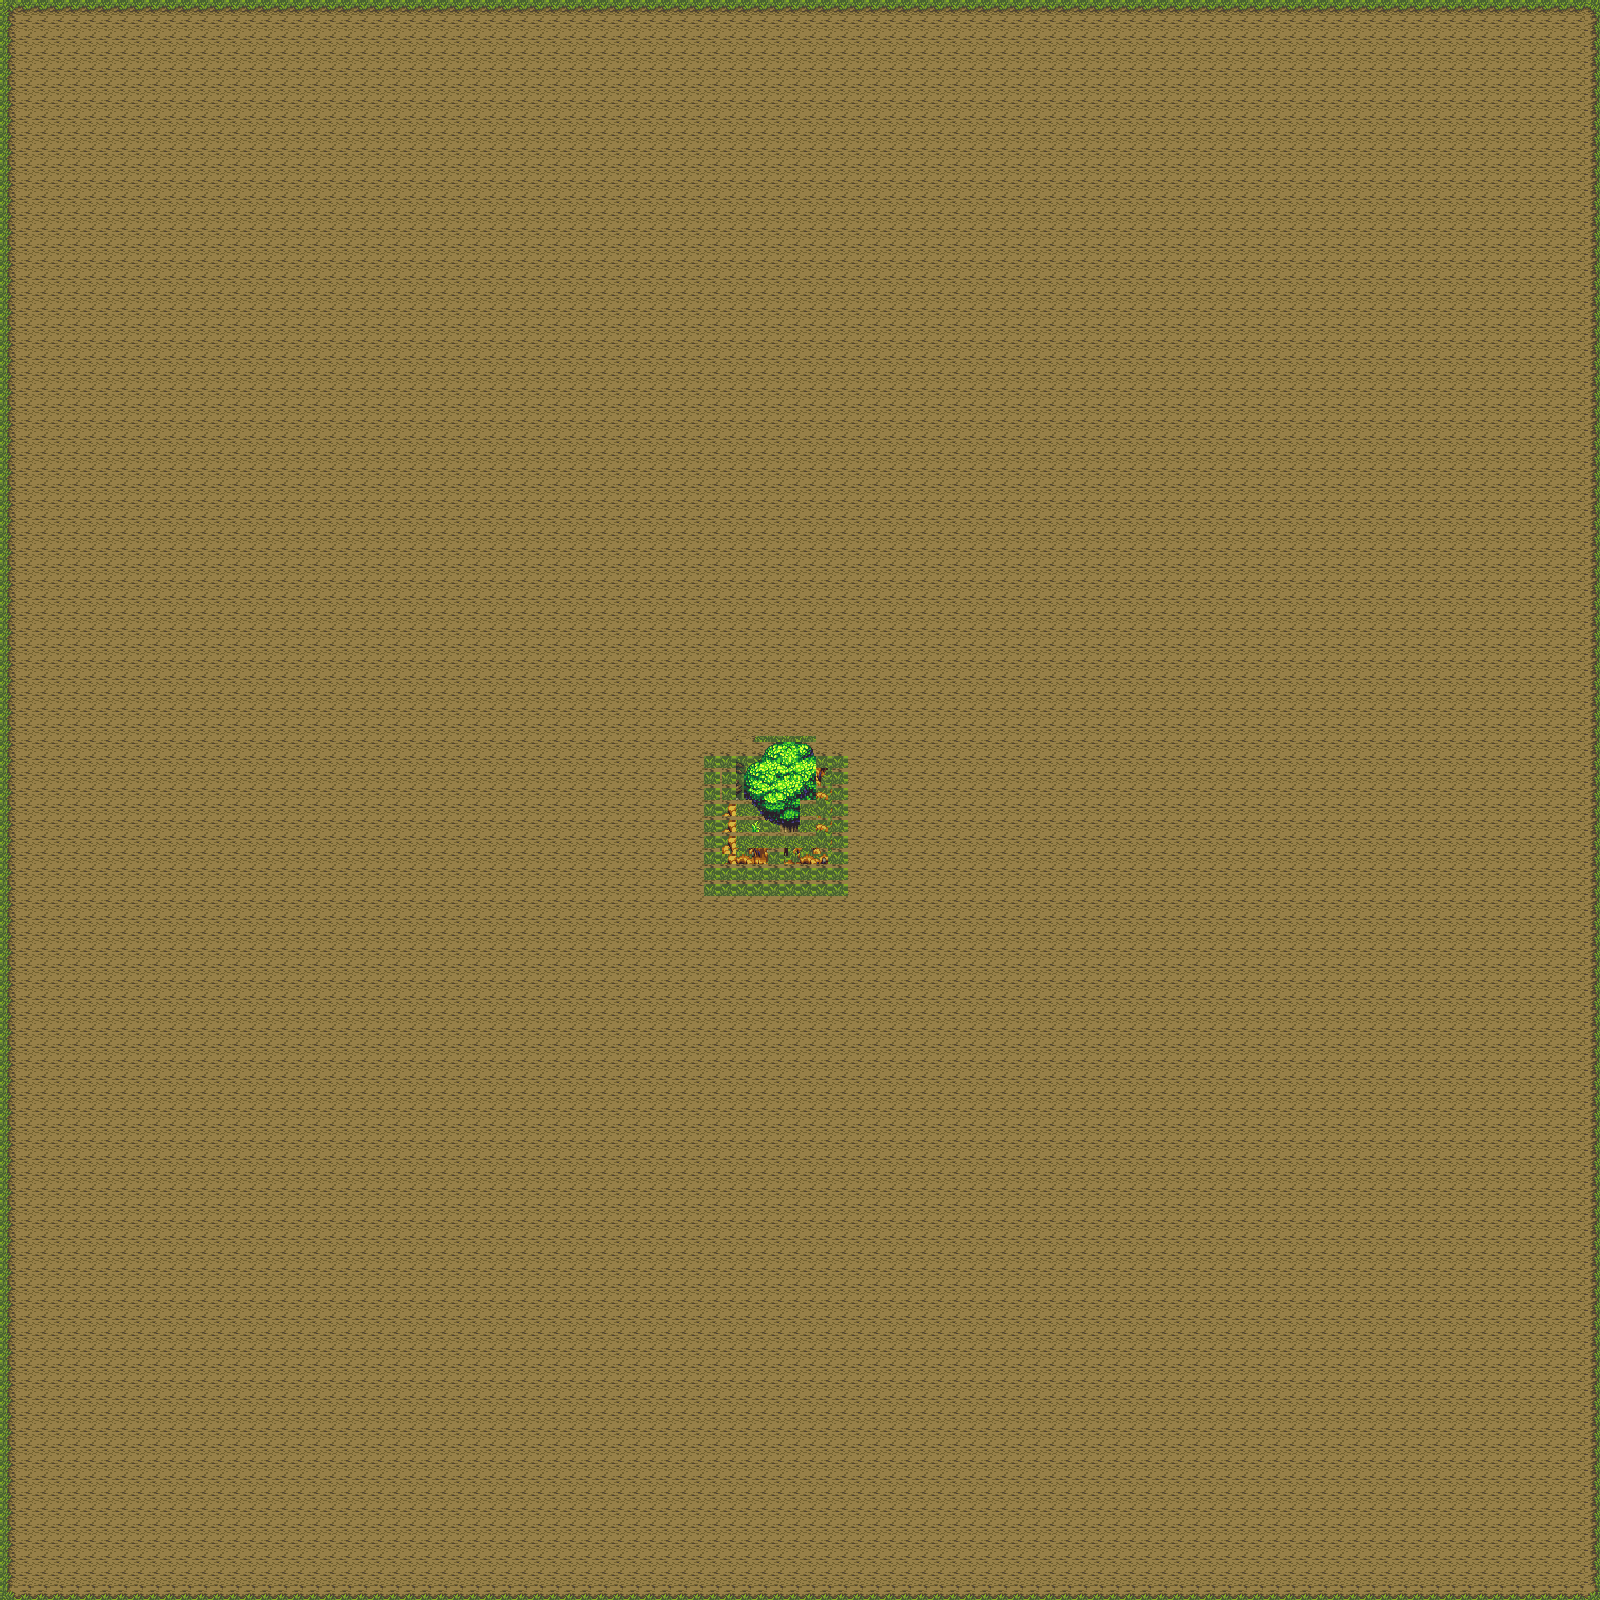

A level layout from a 2D game, rendered from its tile map. Below: a short description, then the map file with tile-grid data replaced by summaries:
An orthogonal 100x100 tile map with 16x16 px tiles, 3 tile layers (Ground, Tile Layer 3, Trees).

<map version="1.2" tiledversion="1.3.5" orientation="orthogonal" renderorder="right-down" width="100" height="100" tilewidth="16" tileheight="16" infinite="0" nextlayerid="5" nextobjectid="1">
 <tileset firstgid="1" name="Gentle Forest" tilewidth="16" tileheight="16" tilecount="352" columns="22">
  <image source="../dist/environment/gentle_forest.png" width="352" height="256" />
 </tileset>
 <layer id="1" name="Ground" width="100" height="100">
  <data>[10000 cells, 9999 non-empty, 10 distinct tile ids]</data>
 </layer>
 <layer id="4" name="Tile Layer 3" width="100" height="100">
  <data>[10000 cells, 42 non-empty, 14 distinct tile ids]</data>
 </layer>
 <layer id="3" name="Trees" width="100" height="100">
  <data>[10000 cells, 26 non-empty, 26 distinct tile ids]</data>
 </layer>
</map>